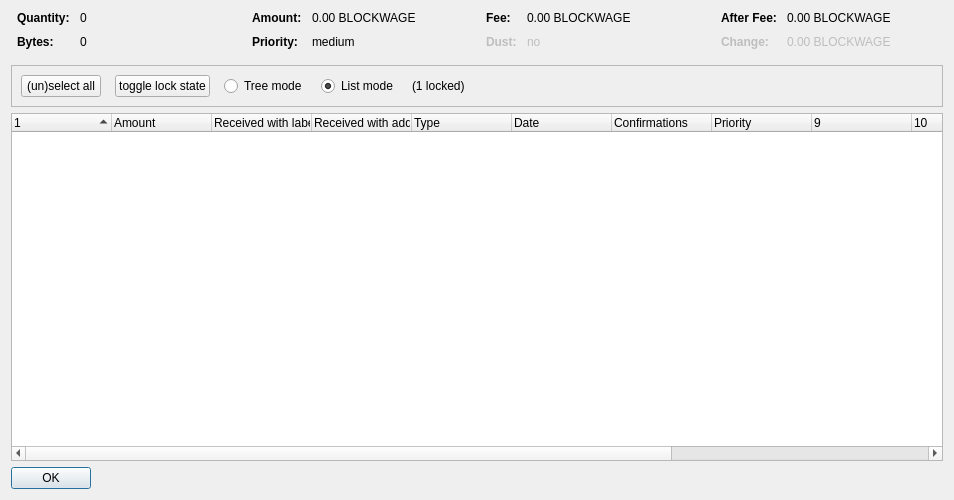
<?xml version="1.0" encoding="UTF-8"?>
<ui version="4.0">
 <class>CoinControlDialog</class>
 <widget class="QDialog" name="CoinControlDialog">
  <property name="geometry">
   <rect>
    <x>0</x>
    <y>0</y>
    <width>954</width>
    <height>500</height>
   </rect>
  </property>
  <property name="windowTitle">
   <string>Coin Selection</string>
  </property>
  <layout class="QVBoxLayout" name="verticalLayout">
   <item>
    <layout class="QHBoxLayout" name="horizontalLayoutTop" stretch="0,0,0,0">
     <property name="topMargin">
      <number>0</number>
     </property>
     <property name="bottomMargin">
      <number>10</number>
     </property>
     <item>
      <layout class="QFormLayout" name="formLayoutCoinControl1">
       <property name="horizontalSpacing">
        <number>10</number>
       </property>
       <property name="verticalSpacing">
        <number>10</number>
       </property>
       <property name="leftMargin">
        <number>6</number>
       </property>
       <property name="rightMargin">
        <number>6</number>
       </property>
       <item row="0" column="0">
        <widget class="QLabel" name="labelCoinControlQuantityText">
         <property name="font">
          <font>
           <weight>75</weight>
           <bold>true</bold>
          </font>
         </property>
         <property name="text">
          <string>Quantity:</string>
         </property>
        </widget>
       </item>
       <item row="0" column="1">
        <widget class="QLabel" name="labelCoinControlQuantity">
         <property name="cursor">
          <cursorShape>IBeamCursor</cursorShape>
         </property>
         <property name="contextMenuPolicy">
          <enum>Qt::ActionsContextMenu</enum>
         </property>
         <property name="text">
          <string notr="true">0</string>
         </property>
         <property name="textInteractionFlags">
          <set>Qt::LinksAccessibleByMouse|Qt::TextSelectableByKeyboard|Qt::TextSelectableByMouse</set>
         </property>
        </widget>
       </item>
       <item row="1" column="0">
        <widget class="QLabel" name="labelCoinControlBytesText">
         <property name="font">
          <font>
           <weight>75</weight>
           <bold>true</bold>
          </font>
         </property>
         <property name="text">
          <string>Bytes:</string>
         </property>
        </widget>
       </item>
       <item row="1" column="1">
        <widget class="QLabel" name="labelCoinControlBytes">
         <property name="cursor">
          <cursorShape>IBeamCursor</cursorShape>
         </property>
         <property name="contextMenuPolicy">
          <enum>Qt::ActionsContextMenu</enum>
         </property>
         <property name="text">
          <string notr="true">0</string>
         </property>
         <property name="textInteractionFlags">
          <set>Qt::LinksAccessibleByMouse|Qt::TextSelectableByKeyboard|Qt::TextSelectableByMouse</set>
         </property>
        </widget>
       </item>
      </layout>
     </item>
     <item>
      <layout class="QFormLayout" name="formLayoutCoinControl2">
       <property name="horizontalSpacing">
        <number>10</number>
       </property>
       <property name="verticalSpacing">
        <number>10</number>
       </property>
       <property name="leftMargin">
        <number>6</number>
       </property>
       <property name="rightMargin">
        <number>6</number>
       </property>
       <item row="0" column="0">
        <widget class="QLabel" name="labelCoinControlAmountText">
         <property name="font">
          <font>
           <weight>75</weight>
           <bold>true</bold>
          </font>
         </property>
         <property name="text">
          <string>Amount:</string>
         </property>
        </widget>
       </item>
       <item row="0" column="1">
        <widget class="QLabel" name="labelCoinControlAmount">
         <property name="cursor">
          <cursorShape>IBeamCursor</cursorShape>
         </property>
         <property name="contextMenuPolicy">
          <enum>Qt::ActionsContextMenu</enum>
         </property>
         <property name="text">
          <string notr="true">0.00 BLOCKWAGE</string>
         </property>
         <property name="textInteractionFlags">
          <set>Qt::LinksAccessibleByMouse|Qt::TextSelectableByKeyboard|Qt::TextSelectableByMouse</set>
         </property>
        </widget>
       </item>
       <item row="1" column="0">
        <widget class="QLabel" name="labelCoinControlPriorityText">
         <property name="font">
          <font>
           <weight>75</weight>
           <bold>true</bold>
          </font>
         </property>
         <property name="text">
          <string>Priority:</string>
         </property>
        </widget>
       </item>
       <item row="1" column="1">
        <widget class="QLabel" name="labelCoinControlPriority">
         <property name="cursor">
          <cursorShape>IBeamCursor</cursorShape>
         </property>
         <property name="contextMenuPolicy">
          <enum>Qt::ActionsContextMenu</enum>
         </property>
         <property name="text">
          <string>medium</string>
         </property>
         <property name="textInteractionFlags">
          <set>Qt::LinksAccessibleByMouse|Qt::TextSelectableByKeyboard|Qt::TextSelectableByMouse</set>
         </property>
        </widget>
       </item>
      </layout>
     </item>
     <item>
      <layout class="QFormLayout" name="formLayoutCoinControl3">
       <property name="horizontalSpacing">
        <number>10</number>
       </property>
       <property name="verticalSpacing">
        <number>10</number>
       </property>
       <property name="leftMargin">
        <number>6</number>
       </property>
       <property name="rightMargin">
        <number>6</number>
       </property>
       <item row="0" column="0">
        <widget class="QLabel" name="labelCoinControlFeeText">
         <property name="font">
          <font>
           <weight>75</weight>
           <bold>true</bold>
          </font>
         </property>
         <property name="text">
          <string>Fee:</string>
         </property>
        </widget>
       </item>
       <item row="0" column="1">
        <widget class="QLabel" name="labelCoinControlFee">
         <property name="cursor">
          <cursorShape>IBeamCursor</cursorShape>
         </property>
         <property name="contextMenuPolicy">
          <enum>Qt::ActionsContextMenu</enum>
         </property>
         <property name="text">
          <string notr="true">0.00 BLOCKWAGE</string>
         </property>
         <property name="textInteractionFlags">
          <set>Qt::LinksAccessibleByMouse|Qt::TextSelectableByKeyboard|Qt::TextSelectableByMouse</set>
         </property>
        </widget>
       </item>
       <item row="1" column="0">
        <widget class="QLabel" name="labelCoinControlLowOutputText">
         <property name="enabled">
          <bool>false</bool>
         </property>
         <property name="font">
          <font>
           <weight>75</weight>
           <bold>true</bold>
          </font>
         </property>
         <property name="text">
          <string>Dust:</string>
         </property>
        </widget>
       </item>
       <item row="1" column="1">
        <widget class="QLabel" name="labelCoinControlLowOutput">
         <property name="enabled">
          <bool>false</bool>
         </property>
         <property name="cursor">
          <cursorShape>IBeamCursor</cursorShape>
         </property>
         <property name="contextMenuPolicy">
          <enum>Qt::ActionsContextMenu</enum>
         </property>
         <property name="text">
          <string>no</string>
         </property>
         <property name="textInteractionFlags">
          <set>Qt::LinksAccessibleByMouse|Qt::TextSelectableByKeyboard|Qt::TextSelectableByMouse</set>
         </property>
        </widget>
       </item>
      </layout>
     </item>
     <item>
      <layout class="QFormLayout" name="formLayoutCoinControl4">
       <property name="horizontalSpacing">
        <number>10</number>
       </property>
       <property name="verticalSpacing">
        <number>10</number>
       </property>
       <property name="leftMargin">
        <number>6</number>
       </property>
       <property name="rightMargin">
        <number>6</number>
       </property>
       <item row="0" column="0">
        <widget class="QLabel" name="labelCoinControlAfterFeeText">
         <property name="font">
          <font>
           <weight>75</weight>
           <bold>true</bold>
          </font>
         </property>
         <property name="text">
          <string>After Fee:</string>
         </property>
        </widget>
       </item>
       <item row="0" column="1">
        <widget class="QLabel" name="labelCoinControlAfterFee">
         <property name="cursor">
          <cursorShape>IBeamCursor</cursorShape>
         </property>
         <property name="contextMenuPolicy">
          <enum>Qt::ActionsContextMenu</enum>
         </property>
         <property name="text">
          <string notr="true">0.00 BLOCKWAGE</string>
         </property>
         <property name="textInteractionFlags">
          <set>Qt::LinksAccessibleByMouse|Qt::TextSelectableByKeyboard|Qt::TextSelectableByMouse</set>
         </property>
        </widget>
       </item>
       <item row="1" column="0">
        <widget class="QLabel" name="labelCoinControlChangeText">
         <property name="enabled">
          <bool>false</bool>
         </property>
         <property name="font">
          <font>
           <weight>75</weight>
           <bold>true</bold>
          </font>
         </property>
         <property name="text">
          <string>Change:</string>
         </property>
        </widget>
       </item>
       <item row="1" column="1">
        <widget class="QLabel" name="labelCoinControlChange">
         <property name="enabled">
          <bool>false</bool>
         </property>
         <property name="cursor">
          <cursorShape>IBeamCursor</cursorShape>
         </property>
         <property name="contextMenuPolicy">
          <enum>Qt::ActionsContextMenu</enum>
         </property>
         <property name="text">
          <string notr="true">0.00 BLOCKWAGE</string>
         </property>
         <property name="textInteractionFlags">
          <set>Qt::LinksAccessibleByMouse|Qt::TextSelectableByKeyboard|Qt::TextSelectableByMouse</set>
         </property>
        </widget>
       </item>
      </layout>
     </item>
    </layout>
   </item>
   <item>
    <widget class="QFrame" name="frame">
     <property name="minimumSize">
      <size>
       <width>0</width>
       <height>40</height>
      </size>
     </property>
     <property name="frameShape">
      <enum>QFrame::StyledPanel</enum>
     </property>
     <property name="frameShadow">
      <enum>QFrame::Sunken</enum>
     </property>
     <layout class="QHBoxLayout" name="horizontalLayout">
      <item>
       <layout class="QHBoxLayout" name="horizontalLayoutPanel" stretch="0,0,0,0,0,0">
        <property name="spacing">
         <number>14</number>
        </property>
        <item>
         <widget class="QPushButton" name="pushButtonSelectAll">
          <property name="sizePolicy">
           <sizepolicy hsizetype="Maximum" vsizetype="Fixed">
            <horstretch>0</horstretch>
            <verstretch>0</verstretch>
           </sizepolicy>
          </property>
          <property name="text">
           <string>(un)select all</string>
          </property>
          <property name="autoDefault">
           <bool>false</bool>
          </property>
         </widget>
        </item>
        <item>
         <widget class="QPushButton" name="pushButtonToggleLock">
          <property name="sizePolicy">
           <sizepolicy hsizetype="Maximum" vsizetype="Fixed">
            <horstretch>0</horstretch>
            <verstretch>0</verstretch>
           </sizepolicy>
          </property>
          <property name="text">
           <string>toggle lock state</string>
          </property>
          <property name="autoDefault">
           <bool>false</bool>
          </property>
         </widget>
        </item>
        <item>
         <widget class="QRadioButton" name="radioTreeMode">
          <property name="sizePolicy">
           <sizepolicy hsizetype="Maximum" vsizetype="Fixed">
            <horstretch>0</horstretch>
            <verstretch>0</verstretch>
           </sizepolicy>
          </property>
          <property name="text">
           <string>Tree mode</string>
          </property>
         </widget>
        </item>
        <item>
         <widget class="QRadioButton" name="radioListMode">
          <property name="sizePolicy">
           <sizepolicy hsizetype="Maximum" vsizetype="Fixed">
            <horstretch>0</horstretch>
            <verstretch>0</verstretch>
           </sizepolicy>
          </property>
          <property name="text">
           <string>List mode</string>
          </property>
          <property name="checked">
           <bool>true</bool>
          </property>
         </widget>
        </item>
        <item>
         <widget class="QLabel" name="labelLocked">
          <property name="text">
           <string>(1 locked)</string>
          </property>
         </widget>
        </item>
        <item>
         <spacer name="horizontalSpacer">
          <property name="orientation">
           <enum>Qt::Horizontal</enum>
          </property>
          <property name="sizeHint" stdset="0">
           <size>
            <width>40</width>
            <height>20</height>
           </size>
          </property>
         </spacer>
        </item>
       </layout>
      </item>
     </layout>
    </widget>
   </item>
   <item>
    <widget class="CoinControlTreeWidget" name="treeWidget">
     <property name="contextMenuPolicy">
      <enum>Qt::CustomContextMenu</enum>
     </property>
     <property name="sortingEnabled">
      <bool>false</bool>
     </property>
     <property name="columnCount">
      <number>13</number>
     </property>
     <attribute name="headerShowSortIndicator" stdset="0">
      <bool>true</bool>
     </attribute>
     <attribute name="headerStretchLastSection">
      <bool>false</bool>
     </attribute>
     <column>
      <property name="text">
       <string/>
      </property>
     </column>
     <column>
      <property name="text">
       <string>Amount</string>
      </property>
     </column>
     <column>
      <property name="text">
       <string>Received with label</string>
      </property>
     </column>
     <column>
      <property name="text">
       <string>Received with address</string>
      </property>
     </column>
     <column>
      <property name="text">
	<string>Type</string>
      </property>
     </column>
     <column>
      <property name="text">	 
       <string>Date</string>
      </property>
     </column>
     <column>
      <property name="text">
       <string>Confirmations</string>
      </property>
      <property name="toolTip">
       <string>Confirmed</string>
      </property>
     </column>
     <column>
      <property name="text">
       <string>Priority</string>
      </property>
     </column>
     <column>
      <property name="text">
       <string/>
      </property>
     </column>
     <column>
      <property name="text">
       <string/>
      </property>
     </column>
     <column>
      <property name="text">
       <string/>
      </property>
     </column>
     <column>
      <property name="text">
       <string/>
      </property>
     </column>
     <column>
      <property name="text">
       <string/>
      </property>
     </column>
    </widget>
   </item>
   <item>
    <widget class="QDialogButtonBox" name="buttonBox">
     <property name="sizePolicy">
      <sizepolicy hsizetype="Maximum" vsizetype="Fixed">
       <horstretch>0</horstretch>
       <verstretch>0</verstretch>
      </sizepolicy>
     </property>
     <property name="orientation">
      <enum>Qt::Horizontal</enum>
     </property>
     <property name="standardButtons">
      <set>QDialogButtonBox::Ok</set>
     </property>
    </widget>
   </item>
  </layout>
 </widget>
 <customwidgets>
  <customwidget>
   <class>CoinControlTreeWidget</class>
   <extends>QTreeWidget</extends>
   <header>coincontroltreewidget.h</header>
  </customwidget>
 </customwidgets>
 <resources/>
 <connections/>
</ui>
